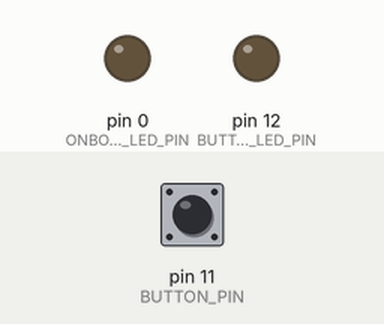
The sketch below on a simulated Arduino Uno, built with avr-gcc and run on an emulated ATmega328P. Parts: output pins drawn as LEDs (lit = HIGH). The inputs (shaded band) are chosen by the test bench; at power-on: pin 11 (BUTTON_PIN) HIGH.

Above: at 1.2 s.
1.3 s: pin 11 (BUTTON_PIN) pulled LOW for 0.15 s
At 1.38 s:
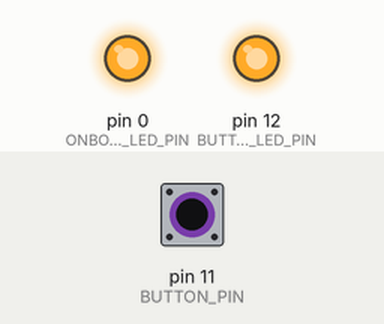
2.9 s: pin 11 (BUTTON_PIN) pulled LOW for 3.2 s
At 6.5 s:
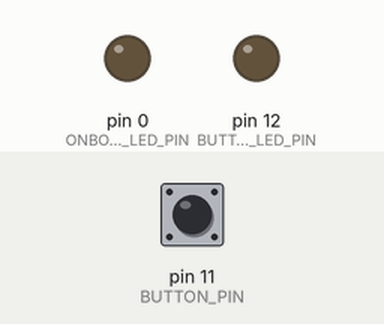
Timing chart, 0 to 8.0 s (numbered marks = the images above; inputs shaded):
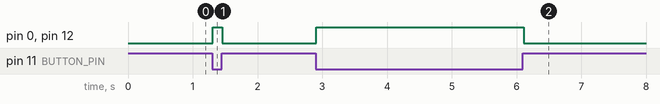

Measured:
- after the input at 1.3 s, pin 0 (ONBOARD_LED_PIN), pin 12 (BUTTON_LED_PIN): LOW → HIGH at once, → LOW 0.15 s later
- after the input at 2.9 s, pin 0 (ONBOARD_LED_PIN), pin 12 (BUTTON_LED_PIN): LOW → HIGH at once, → LOW 3.2 s later

The sketch:

single_button_test.ino
```cpp
/**
 * Week 09 Milestone: SG2000X Single Arcade Button & LED Test
 * - Button Switch (Yellow wire) on Physical Pin 11 (INPUT_PULLUP)
 * - Button LED (Red wire) on Physical Pin 12 (OUTPUT)
 * - Onboard Blue LED on Pin 0 (OUTPUT)
 */

#include <Arduino.h>

const int BUTTON_PIN = 11;       // Header J3 Pin 11 (XGPIOB_11)
const int BUTTON_LED_PIN = 12;   // Header J3 Pin 12 (XGPIOB_19)
const int ONBOARD_LED_PIN = 0;   // Onboard Blue LED (LED_BUILTIN)

const unsigned long DEBOUNCE_MS = 10;

int stableButtonState = HIGH;    // HIGH = unpressed, LOW = pressed
int lastRawReading = HIGH;
unsigned long lastDebounceTime = 0;

void setup() {
  // Configure arcade button pin with internal pull-up resistor
  pinMode(BUTTON_PIN, INPUT_PULLUP);

  // Configure both the arcade button LED and onboard blue LED as outputs
  pinMode(BUTTON_LED_PIN, OUTPUT);
  pinMode(ONBOARD_LED_PIN, OUTPUT);

  // Start with both LEDs OFF
  digitalWrite(BUTTON_LED_PIN, LOW);
  digitalWrite(ONBOARD_LED_PIN, LOW);
}

void loop() {
  int currentReading = digitalRead(BUTTON_PIN);
  unsigned long now = millis();

  // Reset debounce timer if the switch state changed
  if (currentReading != lastRawReading) {
    lastDebounceTime = now;
    lastRawReading = currentReading;
  }

  // Accept the state once stable for 10ms
  if ((now - lastDebounceTime) >= DEBOUNCE_MS) {
    if (currentReading != stableButtonState) {
      stableButtonState = currentReading;

      if (stableButtonState == LOW) {
        // Button PRESSED -> Turn both LEDs ON
        digitalWrite(BUTTON_LED_PIN, HIGH);
        digitalWrite(ONBOARD_LED_PIN, HIGH);
      } else {
        // Button RELEASED -> Turn both LEDs OFF
        digitalWrite(BUTTON_LED_PIN, LOW);
        digitalWrite(ONBOARD_LED_PIN, LOW);
      }
    }
  }
}
```
